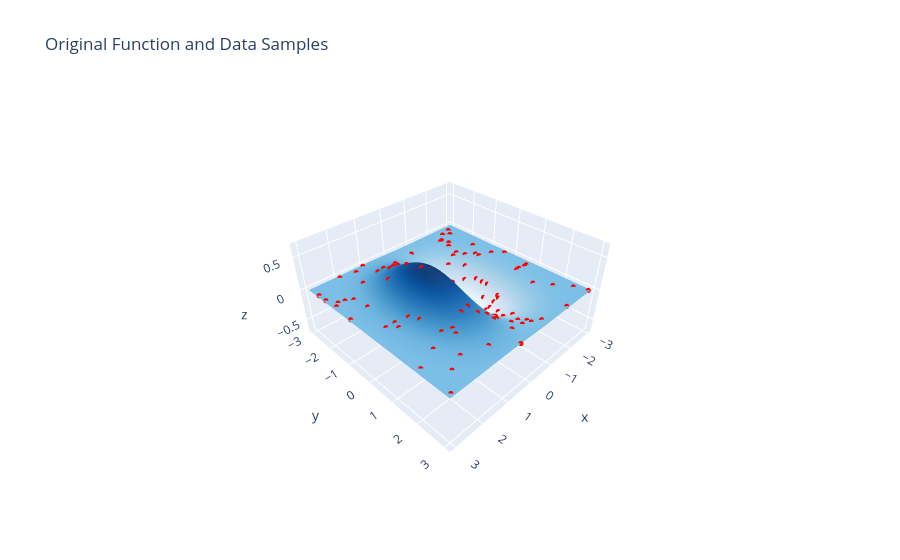
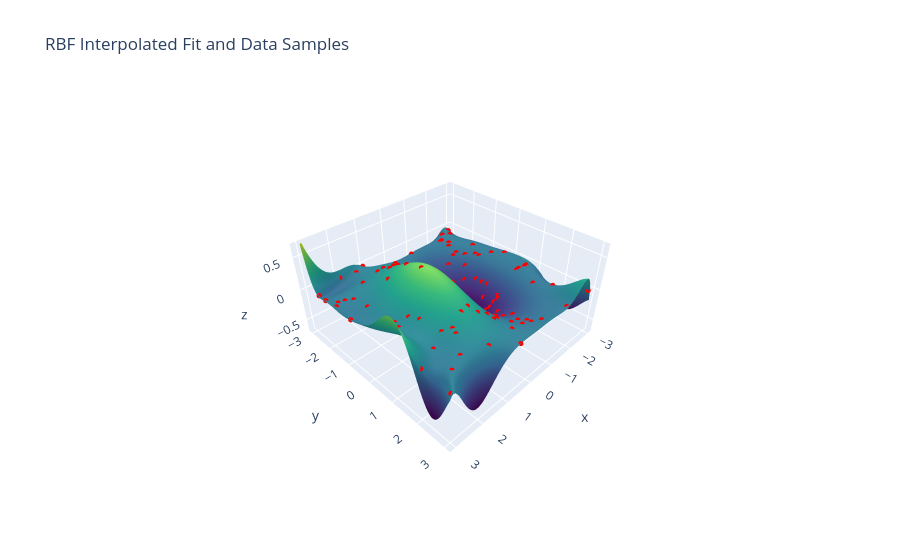

Here is the notebook cell these charts were saved with, in order:
### Markdown cell above
#### Example - 2D gaussian

### Code cell
import numpy as np
import plotly.graph_objects as go

# Define the target function
def f(x, y):
    return np.exp(-.5*x**2 - .2*y**2) * np.sin(x) * np.cos(.5*y)

x_grid_vals = np.linspace(-3, 3, 100)
y_grid_vals = np.linspace(-3, 3, 100)
X, Y = np.meshgrid(x_grid_vals, y_grid_vals)
Z_true = f(X, Y)

num_samples = 100
x_samples = np.random.uniform(-3, 3, num_samples)
y_samples = np.random.uniform(-3, 3, num_samples)
z_samples = f(x_samples, y_samples)

def gaussian_rbf(r, epsilon):
    return np.exp(-(epsilon * r)**2)

dist_matrix = np.sqrt((x_samples[:, np.newaxis] - x_samples)**2 + (y_samples[:, np.newaxis] - y_samples)**2)
average_distance = np.mean(dist_matrix[indices])
eps = 1 / average_distance
print(f"Using epsilon = {eps:.4f}")

phi_matrix = gaussian_rbf(dist_matrix, eps)

print(f'The matrix condition number is, {np.linalg.cond(phi_matrix):.2e}')

weights = np.linalg.solve(phi_matrix, z_samples)

Z_fit = np.zeros_like(X)
for i in range(num_samples):
    r = np.sqrt((X - x_samples[i])**2 + (Y - y_samples[i])**2)
    Z_fit += weights[i] * gaussian_rbf(r, eps)


surface_true = go.Surface(x=X, y=Y, z=Z_true, colorscale='Blues', showscale=False, name='Original')
surface_fit = go.Surface(x=X, y=Y, z=Z_fit, colorscale='Viridis', showscale=False, name='RBF Fit')
scatter_samples = go.Scatter3d(
    x=x_samples, y=y_samples, z=z_samples,
    mode='markers', marker=dict(color='red', size=3), name='Samples'
)

# Plot 1: Original Function
fig_original = go.Figure(data=[surface_true, scatter_samples])
fig_original.update_layout(
    title='Original Function and Data Samples',
    scene=dict(
        xaxis_title='x', yaxis_title='y', zaxis_title='z',
        aspectmode='manual',
        zaxis=dict(range=[-.7, .7]),
        aspectratio=dict(x=1, y=1, z=0.5)
    )
)
print("Displaying the original function...")
fig_original.show()

# Plot 2: RBF Interpolation
fig_fit = go.Figure(data=[surface_fit, scatter_samples])
fig_fit.update_layout(
    title='RBF Interpolated Fit and Data Samples',
    scene=dict(
        xaxis_title='x', yaxis_title='y', zaxis_title='z',
        zaxis=dict(range=[-.7, .7]),
        aspectmode='manual',
        aspectratio=dict(x=1, y=1, z=0.5)
    )
)
print("Displaying the RBF fitted function...")
fig_fit.show()
